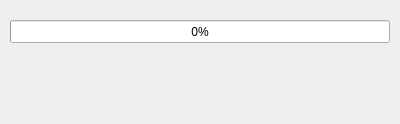
<?xml version="1.0" encoding="UTF-8"?>
<ui version="4.0">
 <class>Dialog</class>
 <widget class="QDialog" name="Dialog">
  <property name="geometry">
   <rect>
    <x>0</x>
    <y>0</y>
    <width>400</width>
    <height>124</height>
   </rect>
  </property>
  <property name="windowTitle">
   <string>Dialog</string>
  </property>
  <widget class="QProgressBar" name="progressBar">
   <property name="geometry">
    <rect>
     <x>10</x>
     <y>20</y>
     <width>380</width>
     <height>23</height>
    </rect>
   </property>
   <property name="value">
    <number>0</number>
   </property>
  </widget>
 </widget>
 <resources/>
 <connections/>
</ui>
